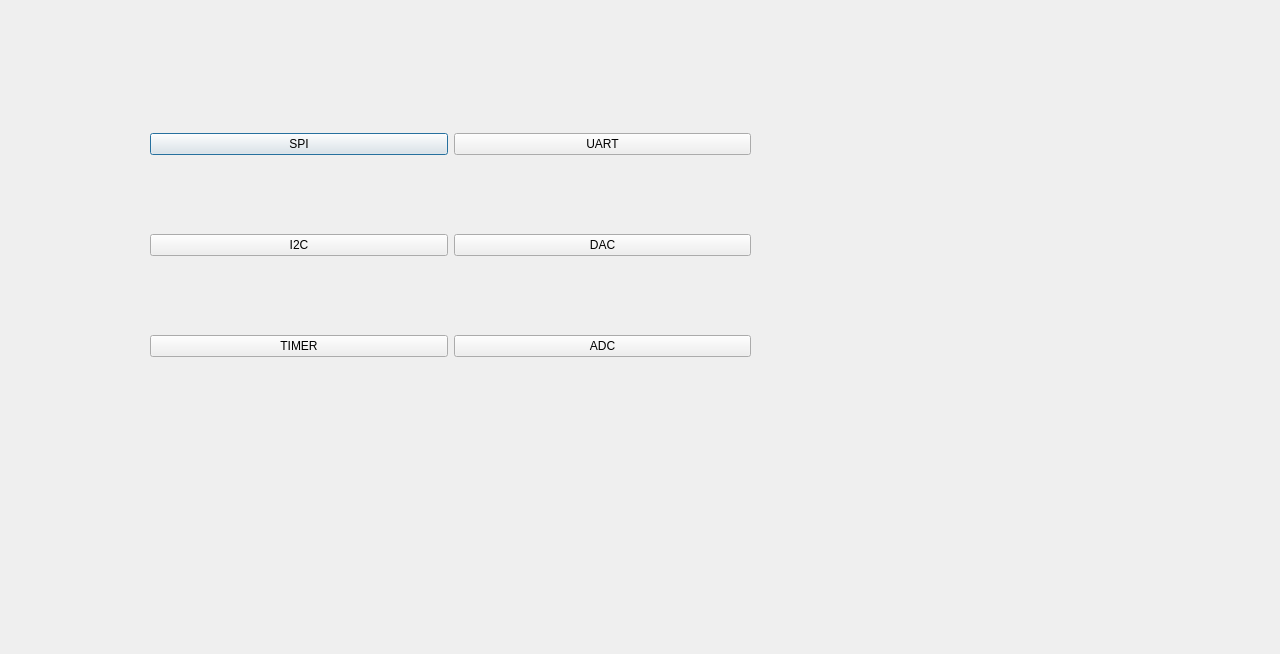
<?xml version="1.0" encoding="UTF-8"?>
<ui version="4.0">
 <class>Dash</class>
 <widget class="QDialog" name="Dash">
  <property name="geometry">
   <rect>
    <x>0</x>
    <y>0</y>
    <width>1280</width>
    <height>654</height>
   </rect>
  </property>
  <property name="windowTitle">
   <string>Dialog</string>
  </property>
  <widget class="QWidget" name="widget" native="true">
   <property name="geometry">
    <rect>
     <x>150</x>
     <y>60</y>
     <width>601</width>
     <height>371</height>
    </rect>
   </property>
   <layout class="QHBoxLayout" name="horizontalLayout_2">
    <item>
     <layout class="QHBoxLayout" name="horizontalLayout">
      <item>
       <layout class="QVBoxLayout" name="verticalLayout_2">
        <item>
         <widget class="QPushButton" name="pushButton_3">
          <property name="text">
           <string>SPI</string>
          </property>
         </widget>
        </item>
        <item>
         <widget class="QPushButton" name="pushButton_2">
          <property name="text">
           <string>I2C</string>
          </property>
         </widget>
        </item>
        <item>
         <widget class="QPushButton" name="pushButton_4">
          <property name="text">
           <string>TIMER</string>
          </property>
         </widget>
        </item>
       </layout>
      </item>
      <item>
       <layout class="QVBoxLayout" name="verticalLayout">
        <item>
         <widget class="QPushButton" name="UARTbtn">
          <property name="text">
           <string>UART</string>
          </property>
         </widget>
        </item>
        <item>
         <widget class="QPushButton" name="pushButton_5">
          <property name="text">
           <string>DAC</string>
          </property>
         </widget>
        </item>
        <item>
         <widget class="QPushButton" name="pushButton_6">
          <property name="text">
           <string>ADC</string>
          </property>
         </widget>
        </item>
       </layout>
      </item>
     </layout>
    </item>
   </layout>
  </widget>
 </widget>
 <resources/>
 <connections/>
</ui>
